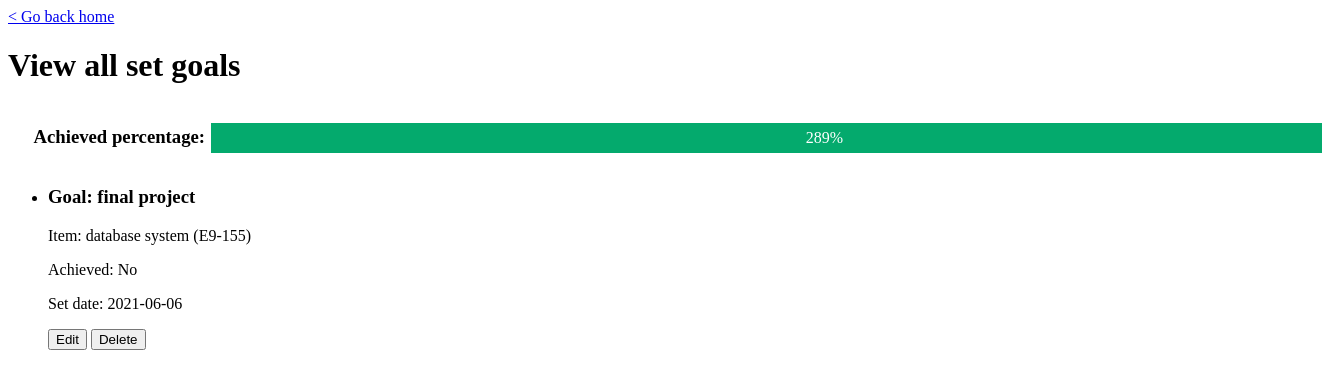
Page /goals/listAll on the earlier database version.
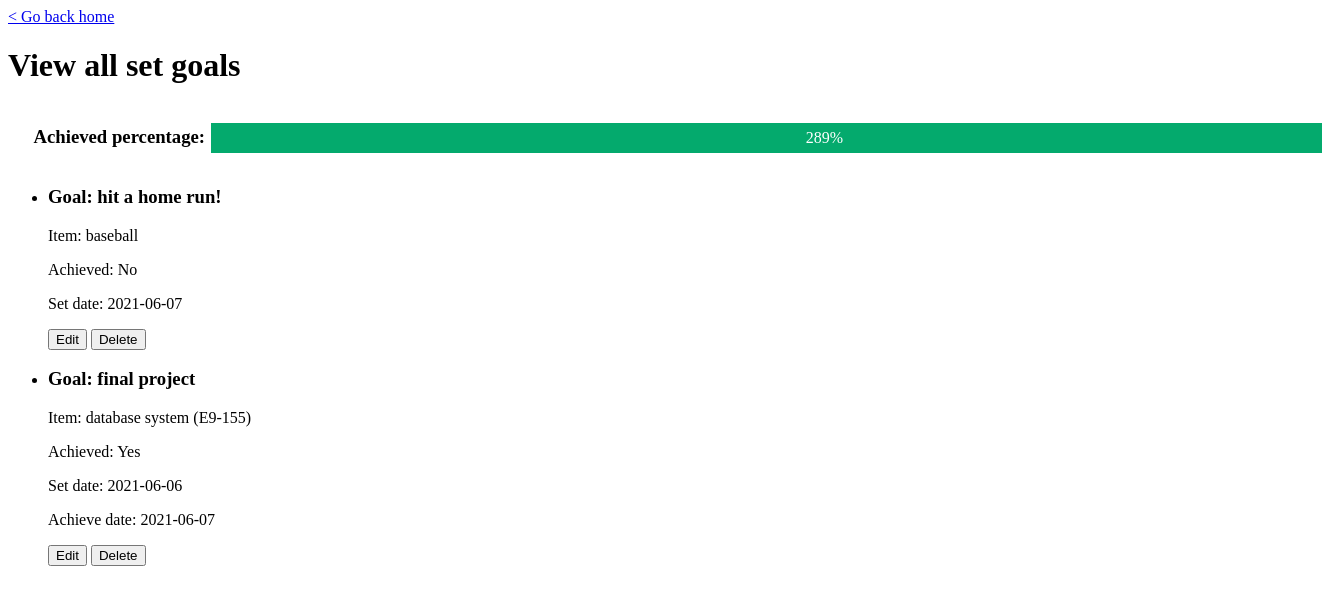
Same page on the later database version.
### MainApp/models.py (models this page shows, shortened)
class Goals(db.Model):
    __tablename__ = 'Goals'
    GoalNumber = db.Column(db.CHAR(6), primary_key=True)
    ItemNumber = db.Column(db.CHAR(6), db.ForeignKey('Items.ItemNumber', ondelete='CASCADE'), nullable=False)
    Goal = db.Column(db.VARCHAR(100), nullable=False)
    Achieved = db.Column(db.CHAR(1), nullable=False)
    SetDate = db.Column(db.CHAR(10))
    AchieveDate = db.Column(db.CHAR(10))
    '''
    __table_args__ = (
        db.ForeignKeyConstraint(['ItemNumber'], ['Items.ItemNumber']),
    )
    '''
    goal_referenced_by_record = db.relationship('Records', lazy=True, foreign_keys='Records.GoalNumber')

class Items(db.Model):
    __tablename__ = 'Items'
    Category = db.Column(db.VARCHAR(20), nullable=False)
    ItemNumber = db.Column(db.CHAR(6), primary_key=True)
    Name = db.Column(db.VARCHAR(50), nullable=False)
    item_referenced_by_record = db.relationship('Records', lazy=True, cascade='delete')
    item_referenced_by_goal = db.relationship('Goals', lazy=True, cascade='delete')

### main.py (the view)
@app.route('/goals/listAll')
def goals_listAll():
    return goals_views.listGoals()

### MainApp/templates/goals/goal_listAll.html (shortened to what this page needs)
<!doctype html>
<html>
    <link rel="stylesheet" href="/static/goals/goal_listAll_css.css">
    <body onload="setInfo()">
        <a href="/home" title="go to Homepage">&lt; Go back home</a>
        <div class="titleContainer">
            <h1 class="goalContainer">View all set goals</h1>
            <div id="progressContainer">
                <div class="progress" id="percentageContainer">
                    <h3 id="percentage">Achieved percentage:</h3>
                </div>
                <div class="progress" id="barContainer">
                    <div id="bar">{{percentage}}%</div>
                </div>
            </div>
        </div>
        <div class="goalContainer">
            <ul class="setGoals">
                {% for g in goals %}
                <li class="setGoals">
                    <h3 class="goal" id="goal">Goal: {{g.Goal}}</h3>
                    {% if g.Category == 'Learning' %}
                        <p class="goal" id="item">Item: {{g.Name}} ({{g.ItemNumber}})</p>
                    {% else %}
                        <p class="goal" id="item">Item: {{g.Name}}</p>
                    {% endif %}
                    {% if g.Achieved == 'Y' %}
                        <p class="goal" id="achieved">Achieved: Yes</p>
                    {% else %}
                        <p class="goal" id="achieved">Achieved: No</p>
                    {% endif %}
                    <p class="goal" id="setDate">Set date: {{g.SetDate}}</p>
                    {% if g.AchieveDate != None %}
                        <p class="goal" id="achieveDate">Achieve date: {{g.AchieveDate}}</p>
                    {% endif %}
                    <button type="modifyRequest" onclick="sendModifyRequest('{{g.GoalNumber}}')">Edit</button>
                    <button type="deleteRequest" onclick="deleteWarn('{{g.GoalNumber}}')">Delete</button>
                </li>
                {% endfor %}
            </ul>
        </div>
    </body>
</html>

### MainApp/static/goals/goal_listAll_css.css (style rules this page uses)
#progressContainer { width: 50%; text-align: center; display: inline-block; }
.progress { display: inline-block; margin: 1px; }
#percentageContainer { width: auto; text-align: center; }
#barContainer { width: 65%; background-color: rgb(197, 197, 197); }
#bar { width: 0%; height: 30px; background-color: #04AA6D; text-align: center; line-height: 30px; color: white; }

Differences in the rows shown:
added Goals: Goal "hit a home run!", Name "baseball", Achieved "Achieved: No", SetDate "2021-06-07"
changed Goals "final project": AchieveDate (not shown) → "2021-06-07"; Achieved "Achieved: No" → "Achieved: Yes"
